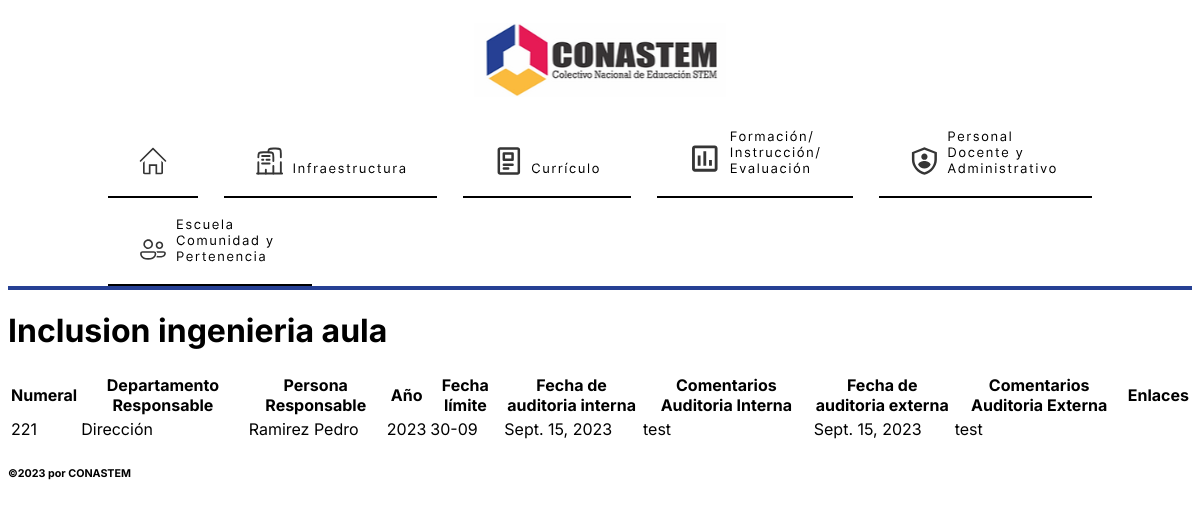
Page /database/inclusion-ingenieria-aula on the earlier database version.
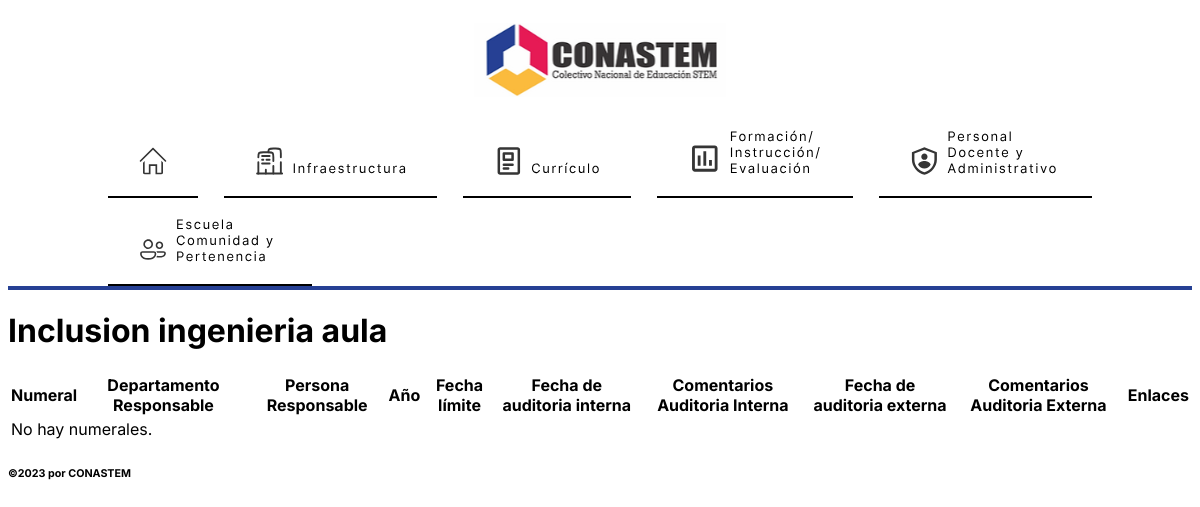
Same page on the later database version.
### DataBase/models/Curriculo/Inclusion_ingenieria_aula.py (models this page shows, shortened)
class InclusionIngenieriaAula(GeneralModel):
    ITEM_CHOICE = [
        ("221", "Inclusión del proceso de diseño en ingeniería en el currículo."),
        ("222", "Los docentes de la mayoría de las asignaturas adoptan el proceso de diseño como parte fundamental del desarrollo pedagógico."),
        ("223", "El proceso de diseño se ejecuta de forma intencional dado el potencial pedagógico de cada una de sus fases."),
        ("224", "Las actividades se diseñan con el objetivo de incluir el pensamiento computacional y el pensamiento matemático en la gran mayoría de las asignaturas."),
        ("225", "Actividades de prototipado en espacios para la creatividad (Maker Spaces)"),
    ]
    numeral = models.CharField(
        max_length = 10000,
        choices = ITEM_CHOICE
    )

### DataBase/models/Person_Responsable.py (models this page shows)
class PersonResponsable (models.Model):
   first_name=models.CharField(max_length=100, help_text="Ingrese primer nombre")
   last_name=models.CharField(max_length=100, help_text="Ingrese primer apellido")
   phone_number=models.CharField(max_length=15, help_text= "+XX XXX XX XX")
   email=models.EmailField(max_length=200, default='example@example.com')
   def __str__(self):
      return self.last_name +" "+ self.first_name

### DataBase/views/Curriculo.py (the view)
# urls.py: path('inclusion-ingenieria-aula', InclusionIngenieriaAulaListView.as_view(), name='Inclusion_ingenieria_aula_list'),
class InclusionIngenieriaAulaListView(generic.ListView):
    model = InclusionIngenieriaAula
    context_object_name = 'Inclusion_ingenieria_aula_list'
    template_name = 'database/Curriculo/Inclusion_ingenieria_aula_list.html'

### DataBase/templates/database/Curriculo/Inclusion_ingenieria_aula_list.html
{% extends "base_general.html" %}
{% block content %}
<h1>Inclusion ingenieria aula</h1>
<table>
    <thead>
        <tr>
            <th>Numeral</th>
            <th>Departamento Responsable</th>
            <th>Persona Responsable</th>
            <th>Año</th>
            <th>Fecha límite</th>
            <th>Fecha de auditoria interna</th>
            <th>Comentarios Auditoria Interna</th>
            <th>Fecha de auditoria externa</th>
            <th>Comentarios Auditoria Externa</th>
            <th>Enlaces</th>
        </tr>
    </thead>
    <tbody>
        {% for InclusionIngenieriaAula in Inclusion_ingenieria_aula_list %}
        <tr>
            <td>{{ InclusionIngenieriaAula.numeral }}</td>
            <td>{{ InclusionIngenieriaAula.dep_responsable }}</td>
            <td>{{ InclusionIngenieriaAula.person_responsable }}</td>
            <td>{{ InclusionIngenieriaAula.track_year }}</td>
            <td>{{ InclusionIngenieriaAula.track_date }}</td>
            <td>{{ InclusionIngenieriaAula.internal_auditory_date }}</td>
            <td>{{ InclusionIngenieriaAula.internal_auditory_obs }}</td>
            <td>{{ InclusionIngenieriaAula.external_auditory_date }}</td>
            <td>{{ InclusionIngenieriaAula.external_auditory_obs }}</td>
        </tr>
        {% empty %}
        <tr>
            <td colspan="9">No hay numerales.</td>
        </tr>
        {% endfor %}
    </tbody>
</table>
{% endblock %}

Differences in the rows shown:
removed InclusionIngenieriaAula: numeral "221", dep_responsable "Dirección", person_responsable "Ramirez Pedro", track_year "2023", track_date "30-09", internal_auditory_date "Sept. 15, 2023", internal_auditory_obs "test", external_auditory_date "Sept. 15, 2023", external_auditory_obs "test"
Other differences:
text now shown: "No hay numerales."
